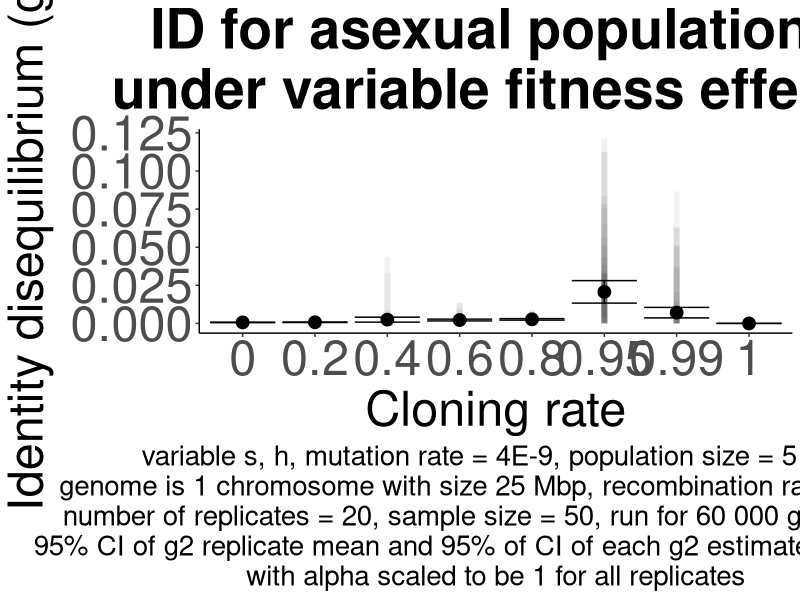

This figure's R source:
#!/usr/bin/env Rscript

library(tidyverse)

ID_df_nonconstant_cloning <- read.csv("Data_ID_nonconstant_cloning.csv")
ID_df_nonconstant_cloning$Rep <- as.factor(ID_df_nonconstant_cloning$Rep)
ID_df_nonconstant_cloning$Rate <- as.factor(ID_df_nonconstant_cloning$Rate)

replicate_number = length(unique(ID_df_nonconstant_cloning$Rep))

ID_df_nonconstant_cloning_sum <- ID_df_nonconstant_cloning %>%
	group_by(Rate) %>%
	summarise(Expected_g2=mean(g2), sd_g2=sd(g2))

print(replicate_number)


print(str(ID_df_nonconstant_cloning))

g2_plot <- ggplot() + 
	geom_linerange(data = ID_df_nonconstant_cloning, aes(x=Rate, ymin=CI_lower, ymax = CI_upper), size = 2, alpha=0.05) +
	geom_point(data = ID_df_nonconstant_cloning_sum, aes(x=Rate, y=Expected_g2), size = 4) + 
	geom_errorbar(data = ID_df_nonconstant_cloning_sum, aes(x=Rate, ymin=Expected_g2-1.96*sd_g2/sqrt(replicate_number), ymax=Expected_g2+1.96*sd_g2/sqrt(replicate_number))) +
    scale_color_brewer(palette = "RdBu") + 
	labs(x="Cloning rate",y=expression(paste("Identity disequilibrium (",g[2],")")), 
		title="ID for asexual populations\nunder variable fitness effects",
		caption=paste("variable s, h, mutation rate = 4E-9, population size = 5 000\ngenome is 1 chromosome with size 25 Mbp, recombination rate = 4E-8, \nnumber of replicates = ", replicate_number, ", sample size = 50, run for 60 000 generations\n95% CI of g2 replicate mean and 95% of CI of each g2 estimates are shown\nwith alpha scaled to be 1 for all replicates", sep="")) + 
	theme(panel.grid.major=element_blank(),
    	      panel.grid.minor=element_blank(),
    	      panel.background=element_blank(),
    	      axis.line = element_line(color="black"),
    	      
    	      plot.title=element_text(size=40, hjust=0.5, face="bold"),
	      plot.caption=element_text(size=20, hjust=0.5),
	      axis.title.y=element_text(size=35),
	      axis.title.x=element_text(size=35),
	      
	      axis.text.x=element_text(size=35),
	      axis.text.y=element_text(size=35),
	      
	      legend.position="none")
	
ggsave(filename = "Plot_ID_g2_nonconstant_cloning.png",
	plot = g2_plot,
	dpi = 600,
	width=12,
	height=12)

print(warnings())
